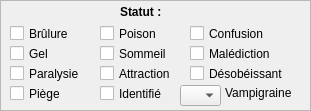
                 <widget class="QFrame" name="frame_6">
                  <property name="geometry">
                   <rect>
                    <x>180</x>
                    <y>280</y>
                    <width>311</width>
                    <height>111</height>
                   </rect>
                  </property>
                  <property name="frameShape">
                   <enum>QFrame::StyledPanel</enum>
                  </property>
                  <property name="frameShadow">
                   <enum>QFrame::Raised</enum>
                  </property>
                  <widget class="QCheckBox" name="effetbrule">
                   <property name="geometry">
                    <rect>
                     <x>10</x>
                     <y>25</y>
                     <width>81</width>
                     <height>17</height>
                    </rect>
                   </property>
                   <property name="font">
                    <font>
                     <weight>50</weight>
                     <bold>false</bold>
                    </font>
                   </property>
                   <property name="text">
                    <string>Brûlure</string>
                   </property>
                  </widget>
                  <widget class="QCheckBox" name="effetgel">
                   <property name="geometry">
                    <rect>
                     <x>10</x>
                     <y>45</y>
                     <width>81</width>
                     <height>17</height>
                    </rect>
                   </property>
                   <property name="font">
                    <font>
                     <weight>50</weight>
                     <bold>false</bold>
                    </font>
                   </property>
                   <property name="text">
                    <string>Gel</string>
                   </property>
                  </widget>
                  <widget class="QCheckBox" name="effetpara">
                   <property name="geometry">
                    <rect>
                     <x>10</x>
                     <y>65</y>
                     <width>81</width>
                     <height>17</height>
                    </rect>
                   </property>
                   <property name="font">
                    <font>
                     <weight>50</weight>
                     <bold>false</bold>
                    </font>
                   </property>
                   <property name="text">
                    <string>Paralysie</string>
                   </property>
                  </widget>
                  <widget class="QLabel" name="label_20">
                   <property name="geometry">
                    <rect>
                     <x>120</x>
                     <y>5</y>
                     <width>47</width>
                     <height>13</height>
                    </rect>
                   </property>
                   <property name="font">
                    <font>
                     <weight>75</weight>
                     <bold>true</bold>
                    </font>
                   </property>
                   <property name="text">
                    <string>Statut :</string>
                   </property>
                  </widget>
                  <widget class="QCheckBox" name="effetpoison">
                   <property name="geometry">
                    <rect>
                     <x>100</x>
                     <y>25</y>
                     <width>81</width>
                     <height>17</height>
                    </rect>
                   </property>
                   <property name="font">
                    <font>
                     <weight>50</weight>
                     <bold>false</bold>
                    </font>
                   </property>
                   <property name="text">
                    <string>Poison</string>
                   </property>
                  </widget>
                  <widget class="QCheckBox" name="effetsommeil">
                   <property name="geometry">
                    <rect>
                     <x>100</x>
                     <y>45</y>
                     <width>81</width>
                     <height>17</height>
                    </rect>
                   </property>
                   <property name="font">
                    <font>
                     <weight>50</weight>
                     <bold>false</bold>
                    </font>
                   </property>
                   <property name="text">
                    <string>Sommeil</string>
                   </property>
                  </widget>
                  <widget class="QCheckBox" name="effetattrac">
                   <property name="geometry">
                    <rect>
                     <x>100</x>
                     <y>65</y>
                     <width>81</width>
                     <height>17</height>
                    </rect>
                   </property>
                   <property name="font">
                    <font>
                     <weight>50</weight>
                     <bold>false</bold>
                    </font>
                   </property>
                   <property name="text">
                    <string>Attraction</string>
                   </property>
                  </widget>
                  <widget class="QCheckBox" name="effetconfus">
                   <property name="geometry">
                    <rect>
                     <x>190</x>
                     <y>25</y>
                     <width>81</width>
                     <height>17</height>
                    </rect>
                   </property>
                   <property name="font">
                    <font>
                     <weight>50</weight>
                     <bold>false</bold>
                    </font>
                   </property>
                   <property name="text">
                    <string>Confusion</string>
                   </property>
                  </widget>
                  <widget class="QCheckBox" name="effetmaledi">
                   <property name="geometry">
                    <rect>
                     <x>190</x>
                     <y>45</y>
                     <width>91</width>
                     <height>17</height>
                    </rect>
                   </property>
                   <property name="font">
                    <font>
                     <weight>50</weight>
                     <bold>false</bold>
                    </font>
                   </property>
                   <property name="text">
                    <string>Malédiction</string>
                   </property>
                  </widget>
                  <widget class="QCheckBox" name="effetpiege">
                   <property name="geometry">
                    <rect>
                     <x>10</x>
                     <y>85</y>
                     <width>81</width>
                     <height>17</height>
                    </rect>
                   </property>
                   <property name="font">
                    <font>
                     <weight>50</weight>
                     <bold>false</bold>
                    </font>
                   </property>
                   <property name="text">
                    <string>Piège</string>
                   </property>
                  </widget>
                  <widget class="QCheckBox" name="effetident">
                   <property name="geometry">
                    <rect>
                     <x>100</x>
                     <y>85</y>
                     <width>81</width>
                     <height>17</height>
                    </rect>
                   </property>
                   <property name="font">
                    <font>
                     <weight>50</weight>
                     <bold>false</bold>
                    </font>
                   </property>
                   <property name="text">
                    <string>Identifié</string>
                   </property>
                  </widget>
                  <widget class="QCheckBox" name="effetdeso">
                   <property name="geometry">
                    <rect>
                     <x>190</x>
                     <y>65</y>
                     <width>101</width>
                     <height>17</height>
                    </rect>
                   </property>
                   <property name="font">
                    <font>
                     <weight>50</weight>
                     <bold>false</bold>
                    </font>
                   </property>
                   <property name="text">
                    <string>Désobéissant</string>
                   </property>
                  </widget>
                  <widget class="QComboBox" name="vampicible">
                   <property name="enabled">
                    <bool>true</bool>
                   </property>
                   <property name="geometry">
                    <rect>
                     <x>180</x>
                     <y>85</y>
                     <width>41</width>
                     <height>21</height>
                    </rect>
                   </property>
                   <property name="font">
                    <font>
                     <weight>50</weight>
                     <bold>false</bold>
                    </font>
                   </property>
                   <property name="editable">
                    <bool>false</bool>
                   </property>
                   <item>
                    <property name="text">
                     <string/>
                    </property>
                   </item>
                   <item>
                    <property name="text">
                     <string>A</string>
                    </property>
                   </item>
                   <item>
                    <property name="text">
                     <string>B</string>
                    </property>
                   </item>
                   <item>
                    <property name="text">
                     <string>C</string>
                    </property>
                   </item>
                   <item>
                    <property name="text">
                     <string>1</string>
                    </property>
                   </item>
                   <item>
                    <property name="text">
                     <string>2</string>
                    </property>
                   </item>
                   <item>
                    <property name="text">
                     <string>3</string>
                    </property>
                   </item>
                  </widget>
                  <widget class="QLabel" name="label_100">
                   <property name="geometry">
                    <rect>
                     <x>225</x>
                     <y>85</y>
                     <width>81</width>
                     <height>16</height>
                    </rect>
                   </property>
                   <property name="font">
                    <font>
                     <weight>50</weight>
                     <bold>false</bold>
                    </font>
                   </property>
                   <property name="text">
                    <string>Vampigraine</string>
                   </property>
                  </widget>
                 </widget>
